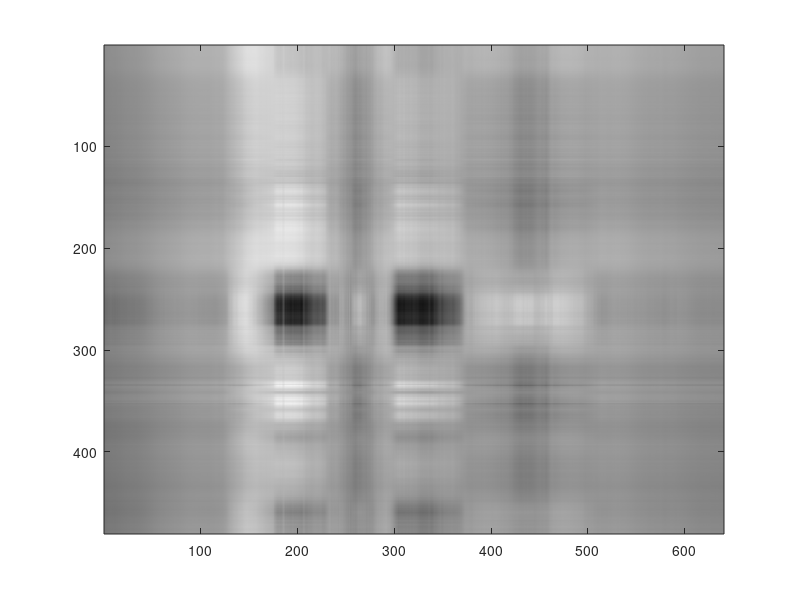
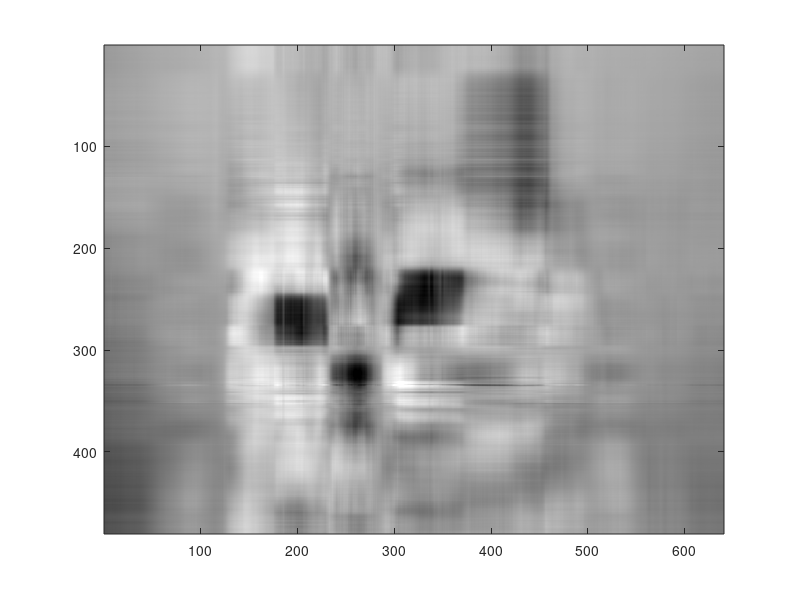
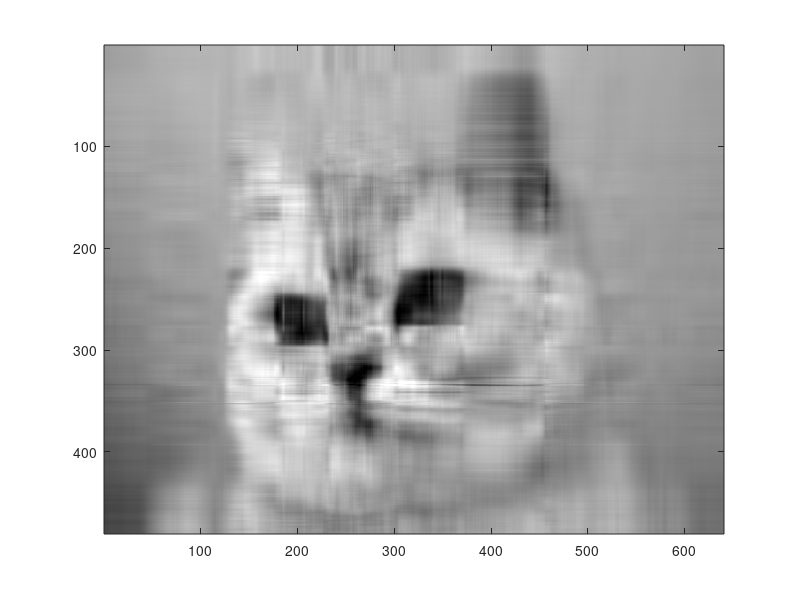
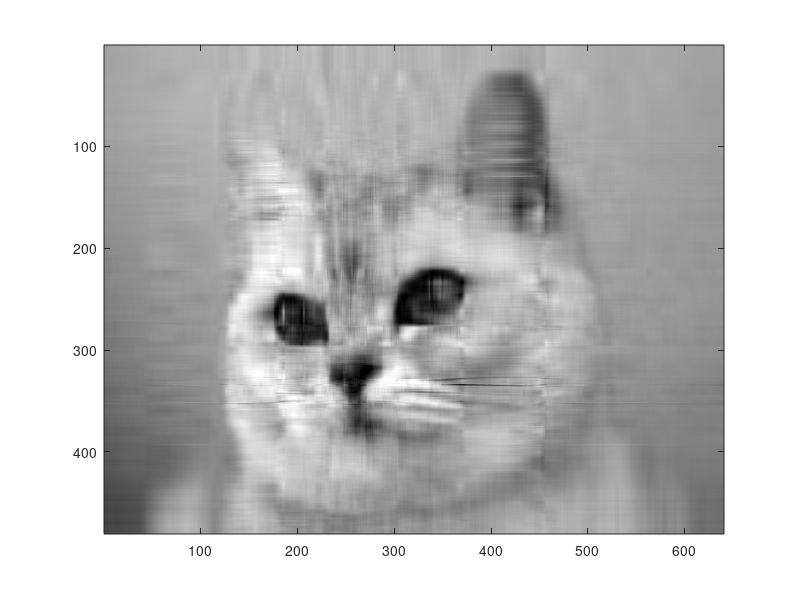

Write the MATLAB code that produced these figures, in order.
% Question 3

clear, clc

% Loading in test data
load('A1.mat')

% Computing the SVD of A to retrienve the singular values
[U, S, V] = svd(A);
A_sz = size(A);
A_sv = zeros(1, A_sz(1));

% Filling a linear matrix, A_sv, with the singular values
for i = 1:A_sz(1)
    A_sv(i) = S(i, i);
end

% Finding maximum and minimum singular values
A_sv_range = [max(A_sv), min(A_sv)];

% Amount of singular values from question
image_sv = [2 6 10 15 20 30 50 100];

A_sizes = zeros(1, length(image_sv));

% Creates new matrix filled with specified number of singular values 
% from the array, image_sv, and displays the new figure. A_sizes holds
% the storage required for each figure
for j = 1:length(image_sv)
    
    new_mat = zeros(A_sz(1), A_sz(2));
    
    for k = 1:image_sv(j)
        new_mat(k, k) = A_sv(k);
    end
    
    new_A = U * new_mat * V';
    
    A_sizes(j) = 100 * image_sv(j)/A_sz(1);
    
    figure(j)
    colormap(gray(256));
    image(new_A);
end
